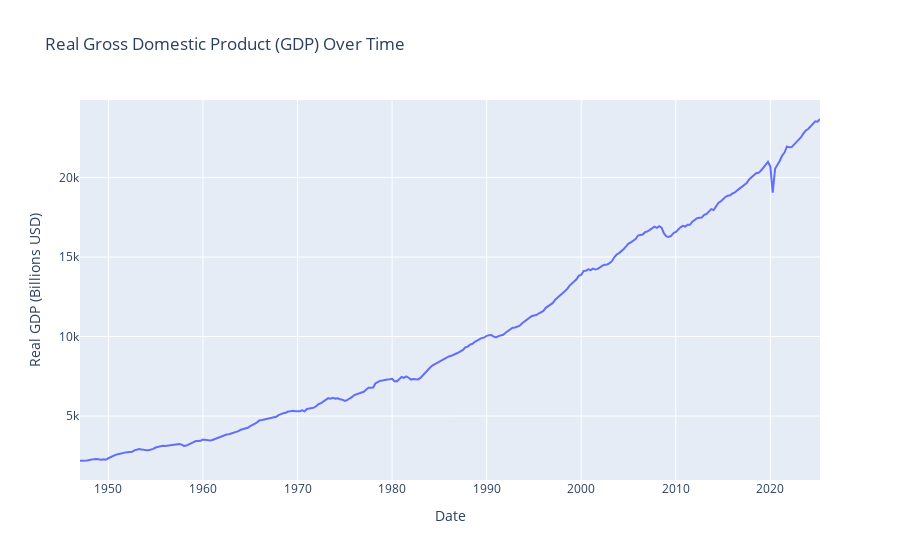

Notebook cell for this chart:
### Code cell
real_gdp_fig = px.line(df_real_gdp, x='Date', y='Real GDP', title='Real Gross Domestic Product (GDP) Over Time')
real_gdp_fig.update_layout(yaxis_title='Real GDP (Billions USD)', xaxis_title='Date')
real_gdp_fig.show()

### Figure 1 — Plotly figure (JSON) as saved in the notebook; plotly's stock layout.template omitted (floating-point values rounded to 4 significant figures; data arrays with more than 128 entries replaced by an {"elided": "..."} marker saying what was removed)
{"data": [{"hovertemplate": "Date=%{x}<br>Real GDP=%{y}<extra></extra>", "legendgroup": "", "line": {"color": "#636efa", "dash": "solid"}, "marker": {"symbol": "circle"}, "mode": "lines", "name": "", "orientation": "v", "showlegend": false, "type": "scatter", "x": {"elided": "314 str values"}, "xaxis": "x", "y": {"elided": "314 float values"}, "yaxis": "y"}], "layout": {"legend": {"tracegroupgap": 0}, "title": {"text": "Real Gross Domestic Product (GDP) Over Time"}, "xaxis": {"anchor": "y", "domain": [0, 1], "title": {"text": "Date"}}, "yaxis": {"anchor": "x", "domain": [0, 1], "title": {"text": "Real GDP (Billions USD)"}}}}
